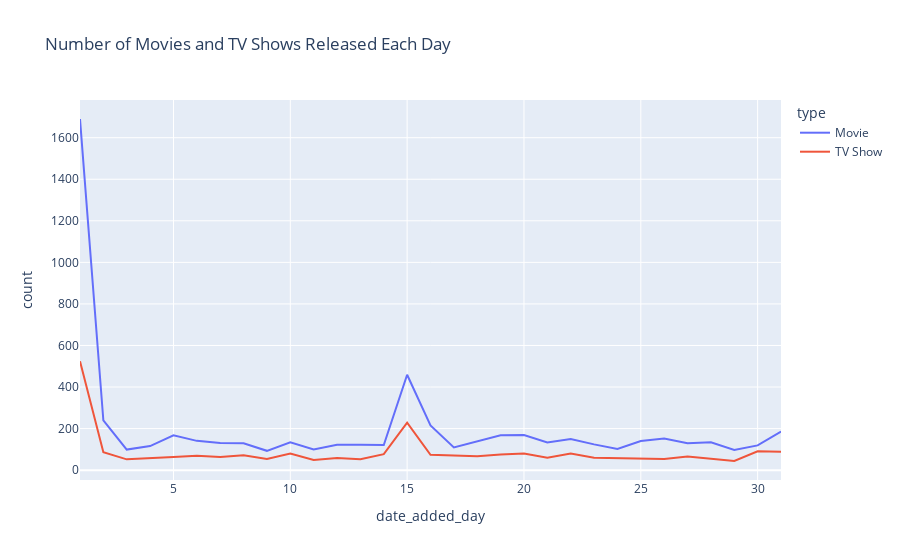

Notebook source saved alongside this figure:
### Code cell
# Group by year and type to get counts
counts = df.groupby(['date_added_day', 'type']).size().reset_index(name='count')

# Create the line plot
fig = px.line(counts, x='date_added_day', y='count', color='type', title='Number of Movies and TV Shows Released Each Day')

# Show the plot
fig.show()

### Figure 1 — Plotly figure (JSON) as saved in the notebook; plotly's stock layout.template omitted (floating-point values rounded to 4 significant figures)
{"data": [{"hovertemplate": "type=Movie<br>date_added_day=%{x}<br>count=%{y}<extra></extra>", "legendgroup": "Movie", "line": {"color": "#636efa", "dash": "solid"}, "marker": {"symbol": "circle"}, "mode": "lines", "name": "Movie", "orientation": "v", "showlegend": true, "type": "scatter", "x": [1, 2, 3, 4, 5, 6, 7, 8, 9, 10, 11, 12, 13, 14, 15, 16, 17, 18, 19, 20, 21, 22, 23, 24, 25, 26, 27, 28, 29, 30, 31], "xaxis": "x", "y": [1690, 239, 99, 116, 168, 141, 131, 129, 93, 134, 100, 122, 122, 121, 459, 215, 109, 140, 168, 169, 133, 150, 124, 102, 140, 152, 129, 134, 97, 119, 186], "yaxis": "y"}, {"hovertemplate": "type=TV Show<br>date_added_day=%{x}<br>count=%{y}<extra></extra>", "legendgroup": "TV Show", "line": {"color": "#EF553B", "dash": "solid"}, "marker": {"symbol": "circle"}, "mode": "lines", "name": "TV Show", "orientation": "v", "showlegend": true, "type": "scatter", "x": [1, 2, 3, 4, 5, 6, 7, 8, 9, 10, 11, 12, 13, 14, 15, 16, 17, 18, 19, 20, 21, 22, 23, 24, 25, 26, 27, 28, 29, 30, 31], "xaxis": "x", "y": [524, 86, 52, 59, 63, 69, 63, 72, 54, 80, 49, 59, 53, 77, 228, 74, 72, 67, 75, 80, 60, 80, 60, 57, 57, 54, 66, 56, 44, 91, 88], "yaxis": "y"}], "layout": {"legend": {"title": {"text": "type"}, "tracegroupgap": 0}, "title": {"text": "Number of Movies and TV Shows Released Each Day"}, "xaxis": {"anchor": "y", "domain": [0, 1], "title": {"text": "date_added_day"}}, "yaxis": {"anchor": "x", "domain": [0, 1], "title": {"text": "count"}}}}
